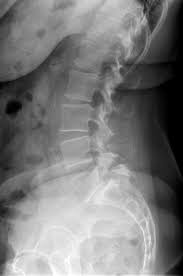
//> input picture Ejer_3/columna_lumbar.jpeg, 183 x 276 px, given in place of the camera
$ ./practica2   (built with g++ and OpenCV 4)
//> lines starting //> are read from the running program, lines starting //| are printed output that depends on the picture
//> further down, imgOriginal is the input picture: 276 rows x 183 cols, CV_8UC3; min 0, max 255, mean 122.7
#include <cstring>
#include <vector>
#include <cmath>
#include <iostream>

#include <opencv2/core.hpp>

// procesamiento y manipulacion de imagenes
#include <opencv2/imgproc.hpp>

// ventana y GUI
#include <opencv2/highgui.hpp>

// codecs y diferentes formatos de imagenes
#include <opencv2/imgcodecs.hpp>

// lectura de video
#include <opencv2/video.hpp>

// escritura de video
#include <opencv2/videoio.hpp>

#include <chrono>

// espacio de nombres de OpenCV
using namespace cv;
using namespace std;

//Variables
Mat imgOriginal;
Mat imgRuido;
Mat imgMediana;
Mat imgBlur;
Mat imgGaussiano;
Mat imgLaplacian;
Mat imgSobelX;
Mat imgSobelY;
Mat imgSobel;

Mat imgArriba;
Mat imgAbajo;
Mat imgConcat;

int porc = 0;
int tipo = 0;
int kernel = 1;

// Metodoss
void eventoTrack(int v, void *data){

}

void ruido(){
    int total = ((imgRuido.rows * imgRuido.cols) * porc) * 0.01;
//> total = 0
    int col = 0, row = 0;
    int v = 0;
    for (int i = 0; i < total; i++)
    {
        if(tipo != 0){
            row = rand() % imgRuido.rows;
            col = rand() % imgRuido.cols;
        }
        if(tipo == 1){
            v = 255;
        }else if(tipo == 2){
            v = 0;
        }
        imgRuido.at<Vec3b>(row,col)[0] = v;
        imgRuido.at<Vec3b>(row,col)[1] = v;
        imgRuido.at<Vec3b>(row,col)[2] = v;
    }
}

void filtros(){

    if(kernel == 2){
        kernel = 3;
    }else if( kernel ==  3){
        kernel = 5;
    }else if( kernel == 4){
        kernel = 7;
    }else{
        kernel = 1;
    }
    medianBlur(imgRuido,imgMediana,kernel);
    blur(imgRuido,imgBlur,Size(kernel,kernel));
    GaussianBlur(imgRuido, imgGaussiano, Size(kernel,kernel), 1.73, 1.73);

    Laplacian(imgRuido, imgLaplacian ,-1,CV_16S);
    // cv::cvtColor(imgRuido, imgRuido, COLOR_BGR2GRAY);
    cv::Sobel(imgRuido, imgSobelX, CV_16S,1,0, -1);
    cv::convertScaleAbs(imgSobelX, imgSobelX, 1.0,0);
//> imgSobelX: 166 rows x 110 cols, CV_8UC3
    cv::Sobel(imgRuido, imgSobelY, CV_16S, 0,1, -1);
    cv::convertScaleAbs(imgSobelY, imgSobelY, 1.0,0);
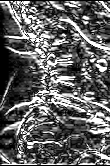
//> imgSobelY: 166 rows x 110 cols, CV_8UC3; min 0, max 255, mean 97.5
    cv::addWeighted(imgSobelX, 0.5, imgSobelY, 0.5,0,imgSobel);

    putText(imgMediana,"Mediana",Point(40,imgMediana.rows-40),0,1,Scalar(255,255,0),2);
//> imgMediana: 166 rows x 110 cols, CV_8UC3; mean B, G, R 125.5, 125.5, 117.1
    putText(imgBlur,"Blur",Point(40,imgBlur.rows-40),0,1,Scalar(255,255,0),2);
//> imgBlur: 166 rows x 110 cols, CV_8UC3; mean B, G, R 124.4, 124.4, 117.7
    putText(imgGaussiano,"Gaussiana",Point(40,imgGaussiano.rows-40),0,1,Scalar(255,255,0),2);
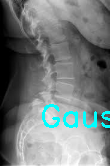
//> imgGaussiano: 166 rows x 110 cols, CV_8UC3; mean B, G, R 125, 125, 117.9
    putText(imgLaplacian,"D. Borde Laplacian",Point(40,imgLaplacian.rows-40),0,1,Scalar(255,255,0),2);
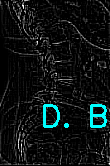
//> imgLaplacian: 166 rows x 110 cols, CV_8UC3; mean B, G, R 19.9, 19.9, 13.8
    putText(imgSobel,"D. Borde Sobel",Point(40,imgSobel.rows-40),0,1,Scalar(255,255,0),2);
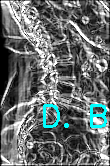
//> imgSobel: 166 rows x 110 cols, CV_8UC3; mean B, G, R 110.2, 110.2, 104.2
}

int main()
{

    VideoCapture video(0);

    if (video.isOpened())
    {
        namedWindow("imgOriginal", WINDOW_AUTOSIZE);
        namedWindow("imagenes", WINDOW_AUTOSIZE);
        createTrackbar("Tipo Ruido", "imagenes", &tipo, 2, eventoTrack,NULL);
        createTrackbar("% Ruido", "imagenes", &porc, 100, eventoTrack,NULL);
        createTrackbar("Mascara", "imagenes", &kernel, 5, eventoTrack,NULL);

        while (3 == 3)
        {
            video >> imgOriginal;
            resize(imgOriginal,imgOriginal,Size(),0.6,0.6);
            flip(imgOriginal, imgOriginal, 1);
            imgRuido = imgOriginal.clone();

            ruido();
            filtros();
            vector<Mat> arriba = {imgRuido, imgMediana, imgBlur};
            cv::hconcat(arriba, imgArriba);
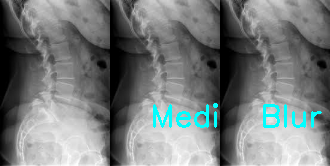
//> imgArriba: 166 rows x 330 cols, CV_8UC3; mean B, G, R 124.2, 124.2, 119.1
            vector<Mat> abajo = {imgGaussiano, imgLaplacian, imgSobel};
            cv::hconcat(abajo, imgAbajo);
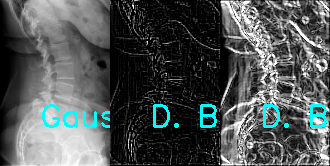
//> imgAbajo: 166 rows x 330 cols, CV_8UC3; mean B, G, R 85, 85, 78.7
            vector<Mat> imgConc = {imgArriba, imgAbajo};
            cv::vconcat(imgConc, imgConcat);
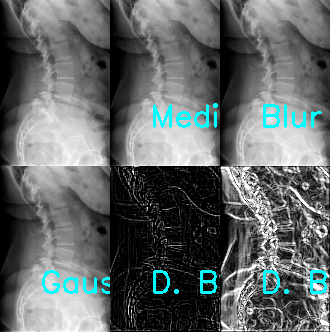
//> imgConcat: 332 rows x 330 cols, CV_8UC3; mean B, G, R 104.6, 104.6, 98.9

            imshow("imgOriginal", imgOriginal);
            imshow("imagenes", imgConcat);
            if (waitKey(23) == 27)
            {
                break;
            }
        }

        video.release();
        destroyAllWindows();
    }
    destroyAllWindows();
    return 0;
}
